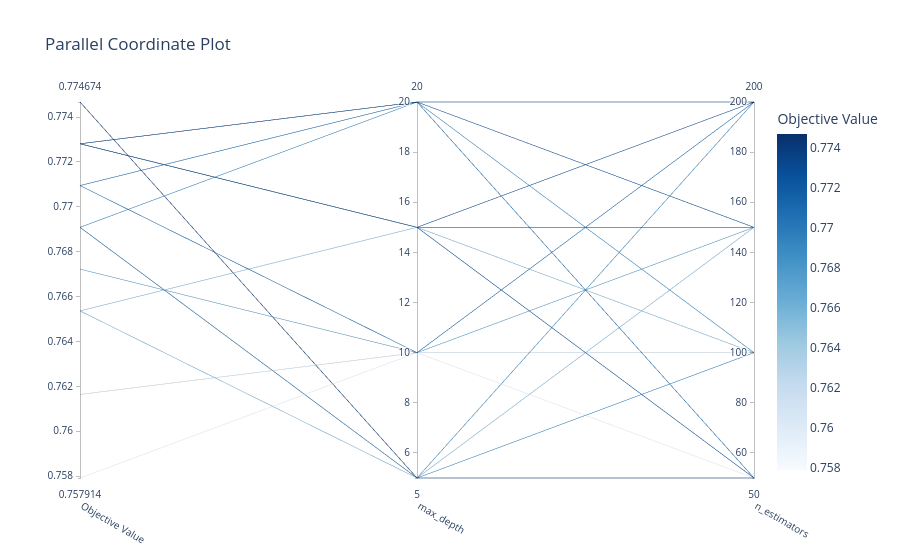

The notebook cell this image was saved under:
### Code cell
# parrallel coodrinate chord
plot_parallel_coordinate(study).show()

### Figure 1 — Plotly figure (JSON) as saved in the notebook; plotly's stock layout.template omitted (floating-point values rounded to 4 significant figures)
{"data": [{"dimensions": [{"label": "Objective Value", "range": [0.7579, 0.7747], "values": [0.7691, 0.7672, 0.7728, 0.7654, 0.7691, 0.7579, 0.7654, 0.7728, 0.7728, 0.7709, 0.7728, 0.7728, 0.7691, 0.7747, 0.7616, 0.7709]}, {"label": "max_depth", "range": [5, 20], "values": [5, 10, 15, 15, 20, 10, 5, 20, 15, 10, 20, 15, 5, 5, 10, 20]}, {"label": "n_estimators", "range": [50, 200], "values": [100, 150, 50, 100, 100, 50, 150, 150, 150, 200, 200, 200, 200, 50, 100, 50]}], "labelangle": 30, "labelside": "bottom", "line": {"color": [0.7691, 0.7672, 0.7728, 0.7654, 0.7691, 0.7579, 0.7654, 0.7728, 0.7728, 0.7709, 0.7728, 0.7728, 0.7691, 0.7747, 0.7616, 0.7709], "colorbar": {"title": {"text": "Objective Value"}}, "colorscale": [[0, "rgb(247,251,255)"], [0.125, "rgb(222,235,247)"], [0.25, "rgb(198,219,239)"], [0.375, "rgb(158,202,225)"], [0.5, "rgb(107,174,214)"], [0.625, "rgb(66,146,198)"], [0.75, "rgb(33,113,181)"], [0.875, "rgb(8,81,156)"], [1, "rgb(8,48,107)"]], "reversescale": false, "showscale": true}, "type": "parcoords"}], "layout": {"title": {"text": "Parallel Coordinate Plot"}}}
